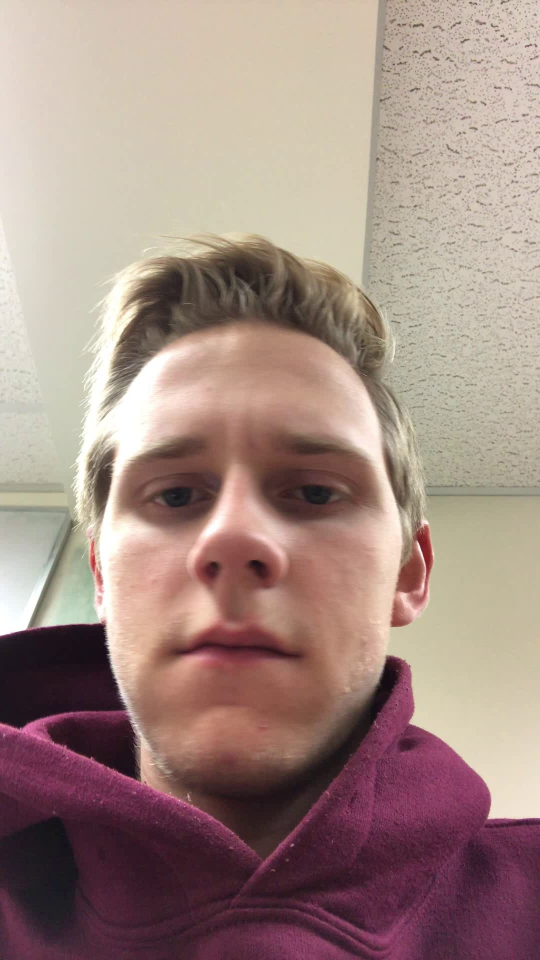
#> input picture alliot/frames/IMG_2444....avi/frame_0.jpg, 1080 x 1920 px (shown at 1/2 size)
$ python -i face.py   (imports and definitions only)
#> lines starting #> are read from the running program, lines starting #| are printed output that depends on the picture
#> further down, picture is the input picture: shape (1920, 1080, 3); mean B, G, R 130.8, 138.8, 162.7
import matplotlib.pyplot as plt
import numpy as np
import cv2

face_xml_path = 'haarcascade_frontalface_default.xml'

face_cascade = cv2.CascadeClassifier(face_xml_path)

target_size = (128, 128)

def convertToRGB(img):
    return cv2.cvtColor(img, cv2.COLOR_BGR2RGB)

def faceRetriever(img):
    gray = cv2.cvtColor(img, cv2.COLOR_BGR2GRAY)
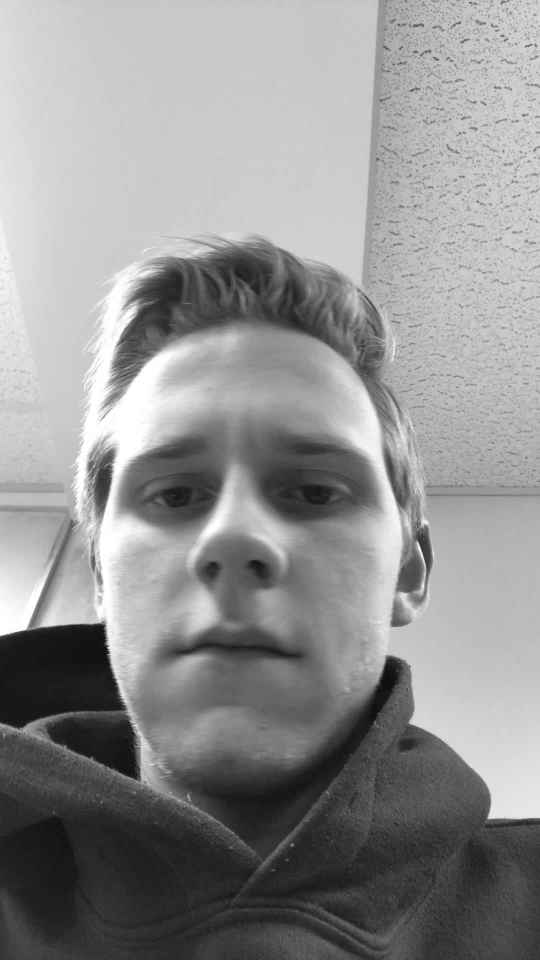
#> gray: shape (1920, 1080) (shown at 1/2 size); min 6, max 255, mean 145
    plt.imshow(gray, cmap='gray')

    faces = face_cascade.detectMultiScale(gray, 1.2, 5)
#> faces = [[87, 651, 787, 787]]

    result = []
    for (x,y,w,h) in faces:
        crop_img = cv2.resize(img[y:y+h, x:x+w], target_size)
        result.append((crop_img, (x,y,w,h)))
#> this loop made 1 pass
#> pass 1, in faceRetriever, `crop_img = cv2.resize(img[y:y+h, x:x+w], target_size)`:
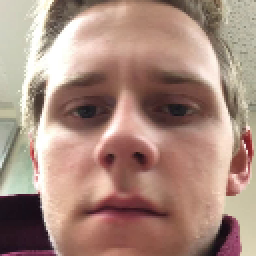
#> crop_img: shape (128, 128, 3) (shown 2 times larger); mean B, G, R 126.1, 138.7, 169
#> after the loop, result = 1 item

    return result

>>> import cv2
>>> picture = cv2.imread('alliot/frames/IMG_2444....avi/frame_0.jpg')
>>> result = faceRetriever(picture)
#> result = 1 item

$ run again, on alliot/frames/IMG_2444....avi/frame_13.jpg
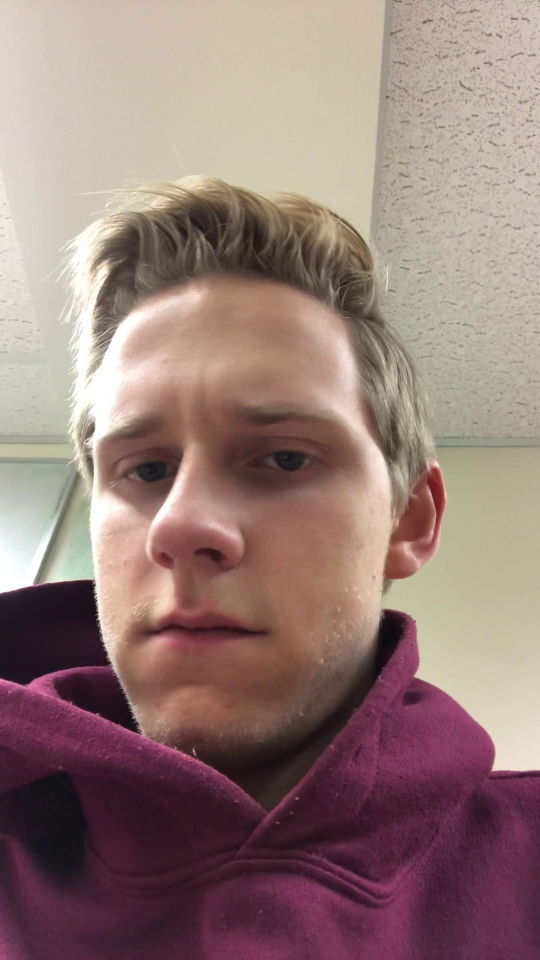
#> input picture alliot/frames/IMG_2444....avi/frame_13.jpg, 1080 x 1920 px (shown at 1/2 size)
#> picture is the input picture: shape (1920, 1080, 3); mean B, G, R 119, 124.6, 149.6
#> in faceRetriever, `gray = cv2.cvtColor(img, cv2.COLOR_BGR2GRAY)`:
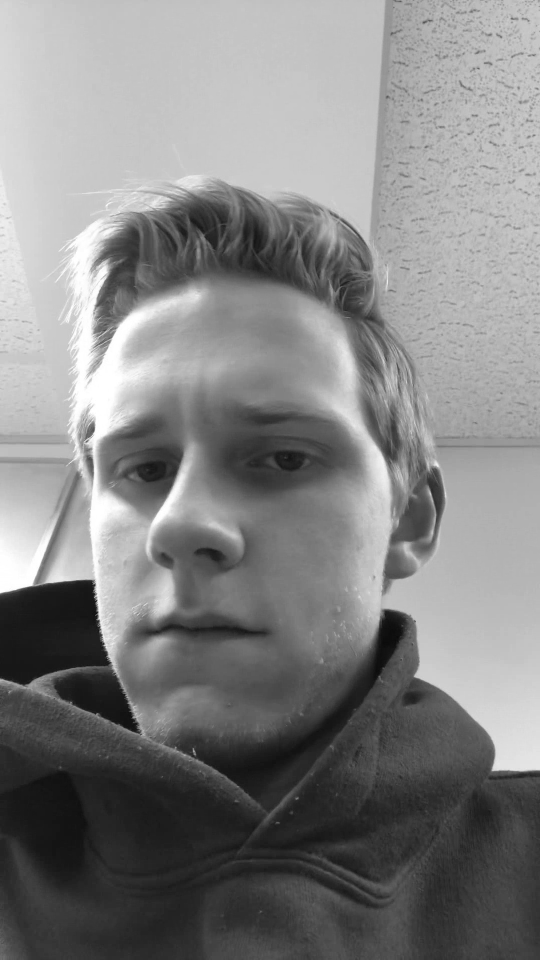
#> gray: shape (1920, 1080) (shown at 1/2 size); min 2, max 255, mean 131.5
#> faces = [[51, 644, 724, 724]]
#> the loop in faceRetriever, `for (x,y,w,h) in faces:` made 1 pass
#> pass 1, in faceRetriever, `crop_img = cv2.resize(img[y:y+h, x:x+w], target_size)`:
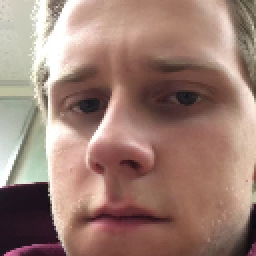
#> crop_img: shape (128, 128, 3) (shown 2 times larger); mean B, G, R 116.2, 127, 157
#> after the loop in faceRetriever, `for (x,y,w,h) in faces:`: result = 1 item

$ run again, on alliot/frames/IMG_2444....avi/frame_54.jpg
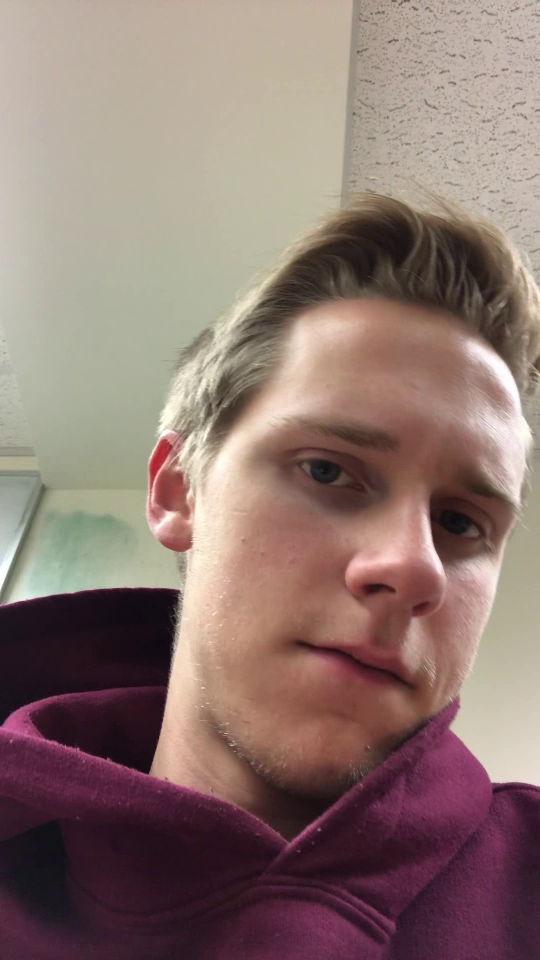
#> input picture alliot/frames/IMG_2444....avi/frame_54.jpg, 1080 x 1920 px (shown at 1/2 size)
#> picture is the input picture: shape (1920, 1080, 3); mean B, G, R 112.5, 119, 141.3
#> in faceRetriever, `gray = cv2.cvtColor(img, cv2.COLOR_BGR2GRAY)`:
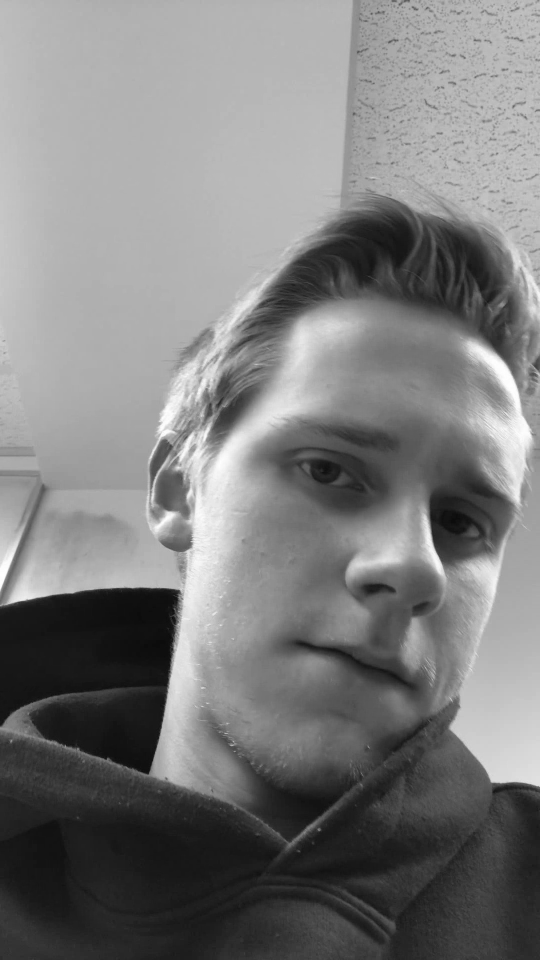
#> gray: shape (1920, 1080) (shown at 1/2 size); min 6, max 255, mean 124.9
#> faces = ()
#> after the loop in faceRetriever, `for (x,y,w,h) in faces:`: result = []
